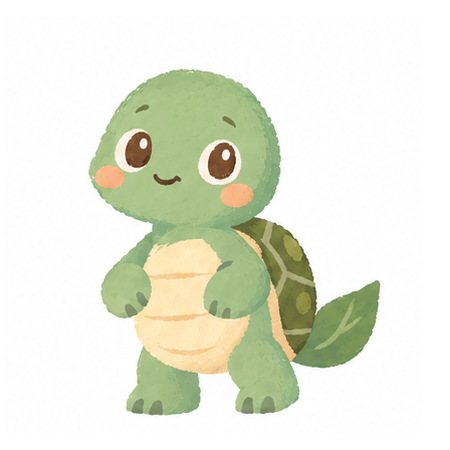
#> input picture design/pet_sketches/turtle_pond_buddy/walk_trial/aligned_frames/frame_01.png, 450 x 450 px, found by its file name; its folder holds 4 pictures in this run
$ python export_frames.py
#> lines starting #> are read from the running program, lines starting #| are printed output that depends on the picture
"""Export accepted turtle idle (stay) and walk loops as runtime-style transparent PNGs.

Run from design/pet_sketches/turtle_pond_buddy:  python3 export/export_frames.py

Sources (450 x 450 opaque, lowest foot at y=414):
  stay: idle_trial/aligned_frames/frame_01-09 (accepted continuous loop, 1650 ms)
  walk: walk_trial/v4/fix/aligned_frames/frame_01-08 (accepted; frame 9 is closure-only)
Steps: colour-match each sequence to the master, remove the white background,
scale each sequence to one character size (idle height, matched head width), put feet
on BASE_Y, centre the idle and line up the walk's mean head position with it.
Writes export/{stay,walk}/turtle_<state>-NN.png, timing.json and review previews.
"""
import json, os, sys
import cv2
import numpy as np
from PIL import Image, ImageDraw

sys.path.insert(0, 'walk_trial')
from split_sheet import colours, colour_luts, apply_luts  # noqa: E402

CANVAS, BASE_Y, CENTRE_X, TARGET_H = 450, 432, 225, 390  # tiger-like size and baseline
SEQS = {
    'stay': ([f'idle_trial/aligned_frames/frame_{i:02d}.png' for i in range(1, 10)],
             [200, 200, 250, 200, 120, 160, 120, 200, 200]),
    'walk': ([f'walk_trial/v4/fix/aligned_frames/frame_{i:02d}.png' for i in range(1, 9)],
             [200] * 8),
}


def cut_out(img):
    """White background -> alpha, keeping only the turtle (drops stray specks)."""
    rgb = np.asarray(img.convert('RGB'))
    h, w = rgb.shape[:2]
    ff = (rgb.min(2) > 238).astype(np.uint8)
    mask = np.zeros((h + 2, w + 2), np.uint8)
    for p in [(0, 0), (w - 1, 0), (0, h - 1), (w - 1, h - 1)]:
        if ff[p[1], p[0]]:
            cv2.floodFill(ff, mask, p, 2)
    fg = (ff != 2).astype(np.uint8)
    n, lab, st, _ = cv2.connectedComponentsWithStats(fg)
    big = st[1:, 4].max()
    fg = np.isin(lab, [k for k in range(1, n) if st[k, 4] > 0.02 * big]).astype(np.uint8)
    fg = cv2.morphologyEx(fg, cv2.MORPH_CLOSE, np.ones((3, 3), np.uint8))
    edge = (cv2.dilate(fg, np.ones((3, 3))) - cv2.erode(fg, np.ones((3, 3)))) > 0
    a = fg.astype(float)
    whiteness = (765 - rgb.astype(int).sum(2)) / 90.0
    a[edge] = np.clip(whiteness[edge], 0, 1) * cv2.dilate(fg, np.ones((3, 3)))[edge]
    af = a[..., None]
    out = np.where(af > 0.02, (rgb - 255 * (1 - af)) / np.maximum(af, 1e-3), 0).clip(0, 255)
    return Image.fromarray(np.dstack([out, a * 255]).astype(np.uint8), 'RGBA')


def bbox(img):
    ys, xs = np.nonzero(np.asarray(img)[..., 3] > 10)
    return xs.min(), xs.max(), ys.min(), ys.max()


def head_centre_x(img):
    a = np.asarray(img)[..., 3] > 10
    ys = np.nonzero(a.any(1))[0]
    top = a[ys.min(): ys.min() + int(0.3 * (ys.max() - ys.min()))]
    return np.nonzero(top)[1].mean()


def head_width(img):
    """Widest row in the top 30% of the silhouette: stable across poses, unlike height."""
    a = np.asarray(img)[..., 3] > 10
    ys = np.nonzero(a.any(1))[0]
    rows = a[ys.min(): ys.min() + int(0.3 * (ys.max() - ys.min()))]
    return max(np.ptp(np.nonzero(r)[0]) for r in rows if r.any())


def main():
    cut = {}
    for name, (paths, _) in SEQS.items():
        frames = [Image.open(p).convert('RGB') for p in paths]
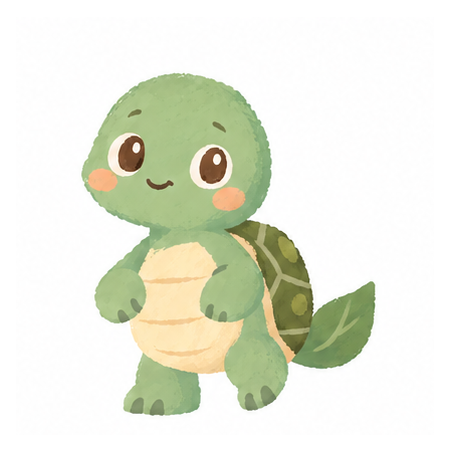
#> input picture design/pet_sketches/turtle_pond_buddy/walk_trial/aligned_frames/frame_02.png, 450 x 450 px, found by its file name
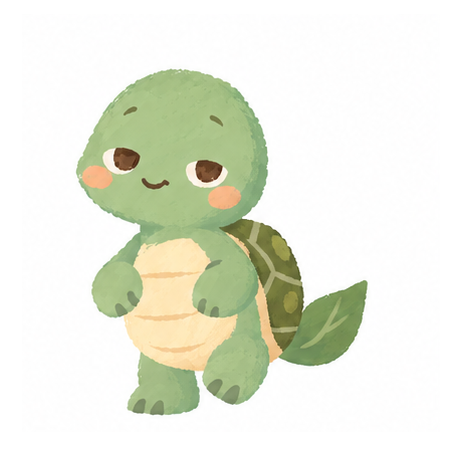
#> input picture design/pet_sketches/turtle_pond_buddy/walk_trial/aligned_frames/frame_03.png, 450 x 450 px, found by its file name
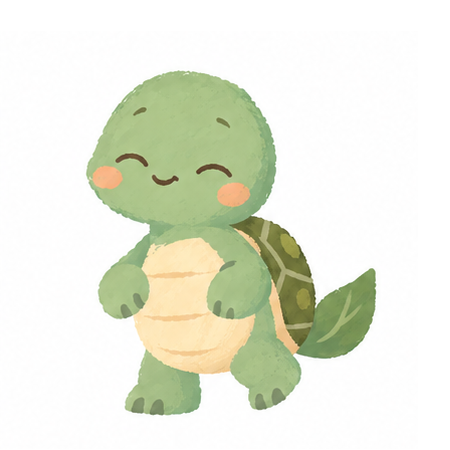
#> input picture design/pet_sketches/turtle_pond_buddy/walk_trial/aligned_frames/frame_04.png, 450 x 450 px, found by its file name
        luts = colour_luts(colours(Image.fromarray(np.hstack([np.asarray(f) for f in frames]))))
        cut[name] = [cut_out(apply_luts(f, luts)) for f in frames]

    # idle sets the size (TARGET_H tall); the walk sheet was drawn ~10% larger, so each
    # sequence is scaled to the idle's head width to keep the character one size.
    idle_h = np.median([b[3] - b[2] for b in map(bbox, cut['stay'])])
    idle_hw = np.median([head_width(f) for f in cut['stay']])
    scales = {n: TARGET_H / idle_h * idle_hw / np.median([head_width(f) for f in fr]) for n, fr in cut.items()}
    idle_cx = (bbox(cut['stay'][0])[0] + bbox(cut['stay'][0])[1]) / 2
    seq_head = {n: np.mean([head_centre_x(f) for f in fr]) for n, fr in cut.items()}
    # idle bbox centred on CENTRE_X; every sequence's mean head centre lands where the idle's does
    head_out_x = CENTRE_X + (seq_head['stay'] - idle_cx) * scales['stay']

    report = {'canvas': CANVAS, 'baseline_y': BASE_Y,
              'scale': {n: round(float(v), 4) for n, v in scales.items()},
              'sequences': {}}
    os.makedirs('export/review', exist_ok=True)
    for name, (_, durations) in SEQS.items():
        os.makedirs(f'export/{name}', exist_ok=True)
        seq_bottom = max(bbox(f)[3] for f in cut[name])  # lowest foot of the whole sequence
        out = []
        scale = scales[name]
        for i, f in enumerate(cut[name]):
            # premultiplied resize avoids dark fringes
            small = f.convert('RGBa').resize((round(f.width * scale), round(f.height * scale)),
                                             Image.LANCZOS).convert('RGBA')
            x = round(head_out_x - seq_head[name] * scale)
            y = round(BASE_Y - seq_bottom * scale)
            canvas = Image.new('RGBA', (CANVAS, CANVAS), (0, 0, 0, 0))
            canvas.alpha_composite(small, (x, y))
            canvas.save(f'export/{name}/turtle_{name}-{i + 1:02d}.png', optimize=True)
            out.append(canvas)
        bxs = np.array([bbox(c) for c in out])
        assert bxs[:, 0].min() > 4 and bxs[:, 1].max() < CANVAS - 4 and bxs[:, 2].min() > 4, f'{name} clipped'
        assert abs(int(bxs[:, 3].max()) - BASE_Y) <= 2, f'{name} baseline {bxs[:, 3].max()}'
        report['sequences'][name] = {'frames': len(out), 'frame_durations_ms': durations,
                                     'total_ms': sum(durations),
                                     'bounds_x': [int(bxs[:, 0].min()), int(bxs[:, 1].max())],
                                     'bounds_y': [int(bxs[:, 2].min()), int(bxs[:, 3].max())]}
        for label, bg in (('light', (244, 239, 230)), ('dark', (43, 43, 51))):
            flat = [Image.alpha_composite(Image.new('RGBA', c.size, bg + (255,)), c).convert('RGB') for c in out]
            flat[0].save(f'export/review/{name}_{label}.gif', save_all=True, append_images=flat[1:],
                         duration=durations, loop=0)
    json.dump(report, open('export/timing.json', 'w'), indent=2)

    # contact sheet: every frame on dark (fringe check) plus 96/128 px size probes
    rows = [cut for cut in (sorted(os.listdir('export/stay')), sorted(os.listdir('export/walk')))]
    sheet = Image.new('RGB', (9 * 150, 2 * 170 + 150), (43, 43, 51))
    d = ImageDraw.Draw(sheet)
    for r, (name, files) in enumerate(zip(('stay', 'walk'), rows)):
        for k, fn in enumerate(files):
            im = Image.open(f'export/{name}/{fn}').resize((150, 150), Image.LANCZOS)
            sheet.paste(im, (k * 150, r * 170), im)
            d.text((k * 150 + 4, r * 170 + 152), fn, fill=(200, 200, 200))
    x = 0
    for size in (96, 128):
        for name in ('stay', 'walk'):
            im = Image.open(f'export/{name}/turtle_{name}-01.png').resize((size, size), Image.LANCZOS)
            for bg in ((244, 239, 230), (43, 43, 51)):
                tile = Image.new('RGB', (size, size), bg); tile.paste(im, (0, 0), im)
                sheet.paste(tile, (x, 2 * 170 + (150 - size) // 2)); x += size + 8
    sheet.save('export/review/contact_sheet.png')
    print(json.dumps(report, indent=1))


if __name__ == '__main__':
#> (the run stopped early here; a loop or call above may not have finished)
